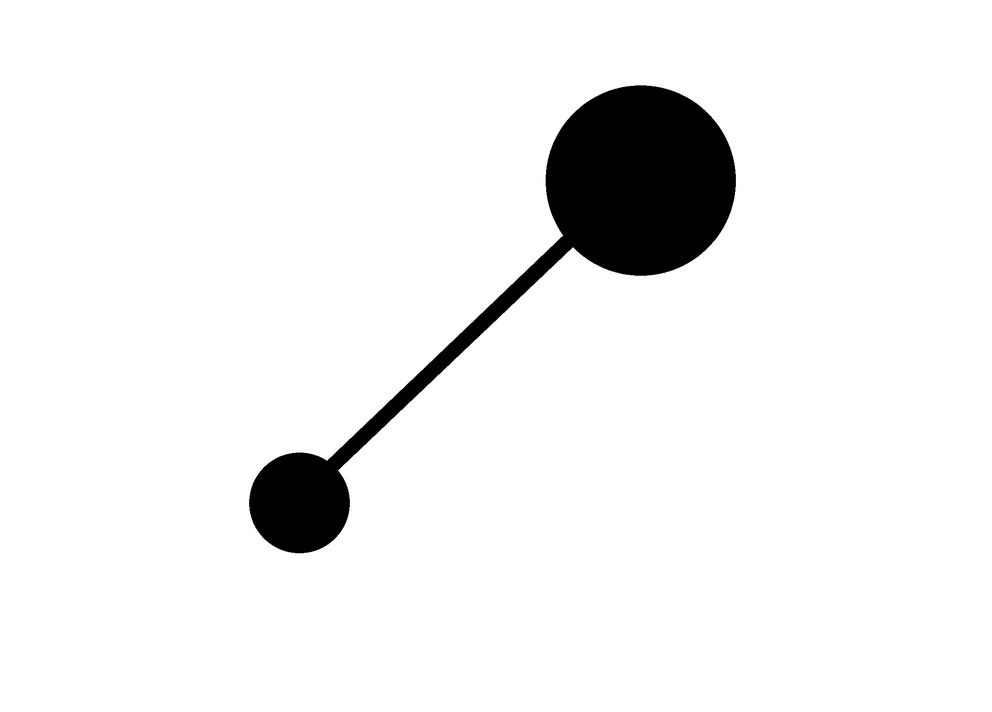
//> input picture exam-q2/StripBalls.jpg, 992 x 712 px, shrunk from 2138 x 1534 before the run
$ ./template   (built with g++ and OpenCV 4)
//> lines starting //> are read from the running program, lines starting //| are printed output that depends on the picture; after the words box and inside, x2 and y2 are one past the last pixel; in counts of white or black regions, pixels touching at a corner belong together
/*

    Use morphology functions to seperate the line and the balls in the image.
    Write a program (using OpenCV) that is creating result 1 and result 2 out of the original image.

*/

#include <iostream>
#include <filesystem>
#include <opencv2/opencv.hpp>

using namespace std;
using namespace cv;

int main(int argc, char **argv)
{
    // Print OpenCV version
    cout << "OpenCV Version: " << CV_VERSION << endl;

    // Read image from file
    Mat image = imread("../StripBalls.jpg");
//> image is the input picture: 712 rows x 992 cols, CV_8UC3; min 0, max 255, mean 240.1

    // Check if image is loaded
    if (image.empty())
    {
        cout << "Could not open or find the image" << endl;
        return -1;
    }

    // Show the Original image
    imshow("Original image", image);

    // Convert to grayscale
    Mat image_gray;
    cvtColor(image, image_gray, COLOR_BGR2GRAY);
    imshow("Grayscale image", image_gray);

    // Threshold
    Mat image_binary;
    threshold(image_gray, image_binary, 127, 255, THRESH_BINARY_INV);
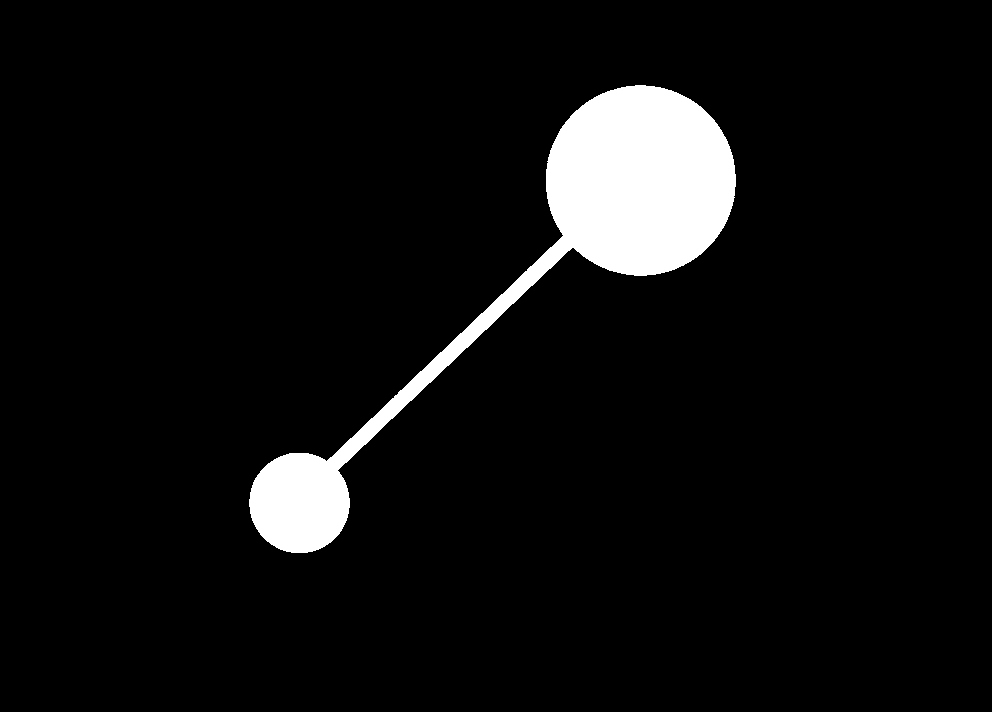
//> image_binary: 712 rows x 992 cols, CV_8UC1; 5.8% white; 1 white region, box (x1, y1, x2, y2) and area: (249, 85, 736, 553) 41218

    // Morphology for balls
    Mat balls = image_binary.clone();
    Mat kernelBalls = getStructuringElement(MORPH_ELLIPSE, Size(60,60));
    morphologyEx(image_binary, balls, MORPH_OPEN, kernelBalls);
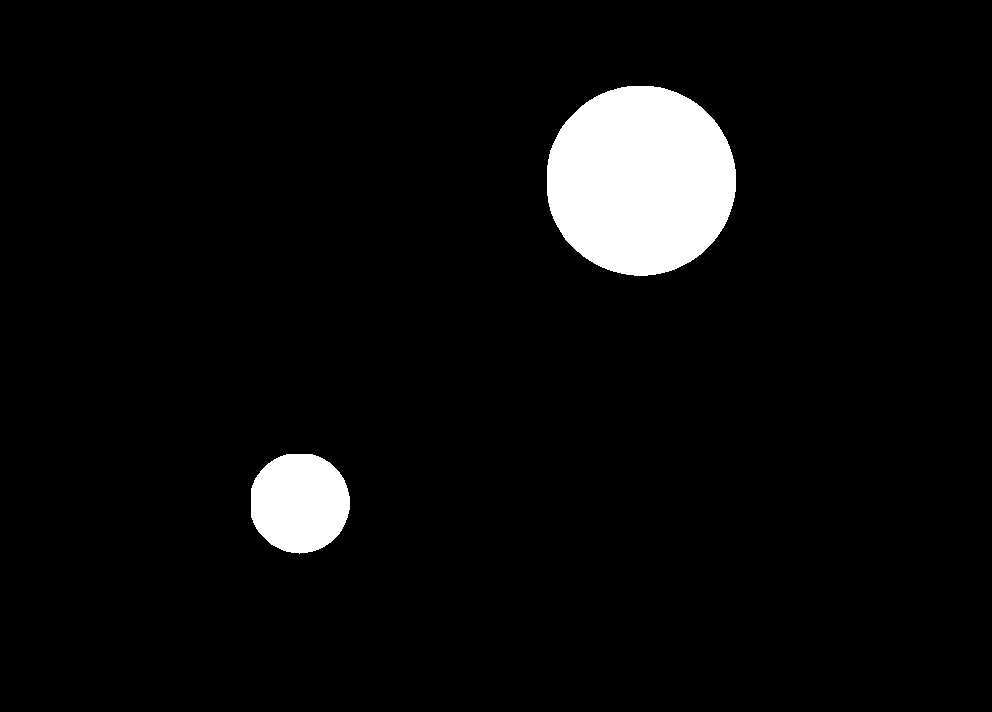
//> balls: 712 rows x 992 cols, CV_8UC1; 5.1% white; 2 white regions, box (x1, y1, x2, y2) and area: (547, 86, 736, 276) 28397, (251, 454, 350, 554) 7887

    // Invert image
    Mat balls_inv = balls.clone();
    bitwise_not(balls, balls_inv);
    imshow("Result 2 - Balls", balls_inv);

    // Subtract balls from original image
    Mat bar = image.clone();
    bar.setTo(Scalar(255,255,255), balls);

    // Define a simple kernel
    Mat kernel = getStructuringElement(MORPH_RECT, Size(5,5));

    // Remove noise from bar
    morphologyEx(bar, bar, MORPH_CLOSE, kernel);
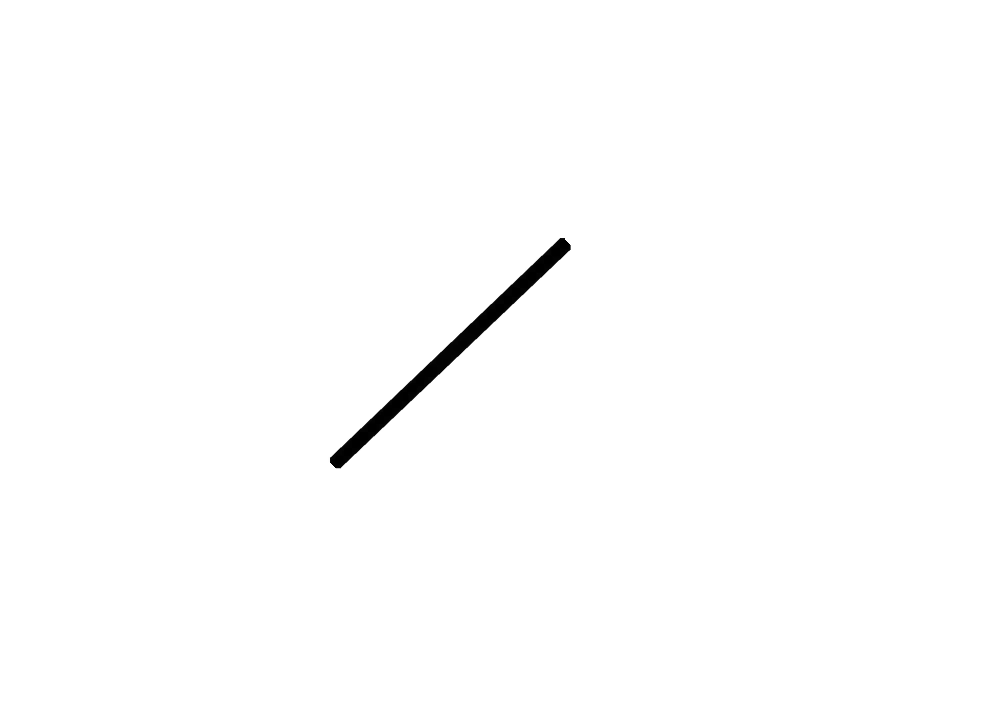
//> bar: 712 rows x 992 cols, CV_8UC3; min 0, max 255, mean 253.3

    // Show the Result image
    imshow("Result 1 - Bar", bar);

    // Press ESC to close the windows
    if (waitKey(0) == 27)
//> the space key is pressed
    {
        destroyAllWindows();
    }

    return 0;
}
